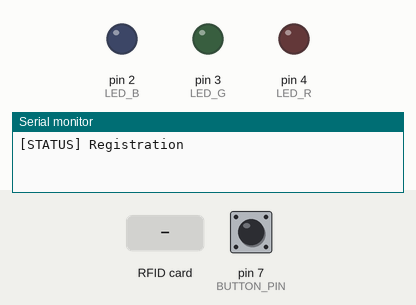
Recording of a sketch running on a simulated Arduino Uno, built with avr-gcc and run on an emulated ATmega328P. Shown: output pins drawn as LEDs (lit = HIGH), the last lines printed to the serial monitor. Dashed ring = blinking. Inputs (shaded band) come from the test bench; at power-on: pin 7 (BUTTON_PIN) LOW. Pins used as bus, display or sensor lines are not drawn.

Above: at 1.2 s.
1.3 s: pin 7 (BUTTON_PIN) pulled HIGH for 0.15 s
2.9 s: RFID card 5E 7A 19 C4 held to the reader
At 3.3 s:
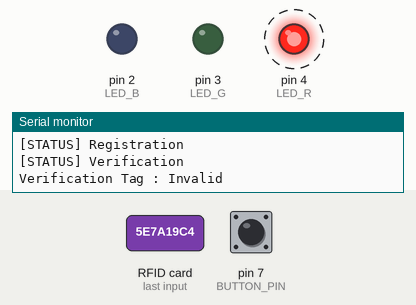
At 7.1 s:
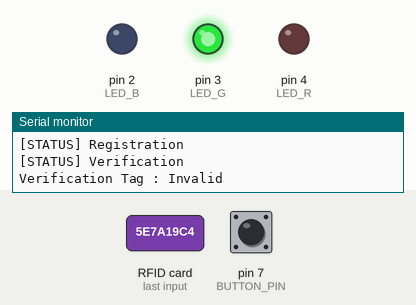
Timing chart, 0 to 8.6 s (numbered marks = the images above; inputs shaded):
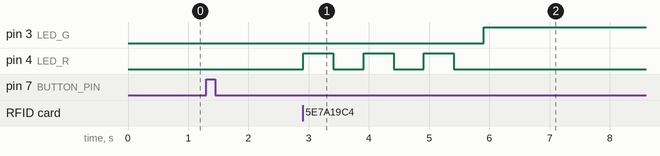

The sketch:

RFID_33.ino
```cpp
#include <SPI.h>
#include <MFRC522.h>
#include <List.hpp>
const int LED_B = 2;
const int LED_G = 3;
const int LED_R = 4;
const int BUTTON_PIN = 7;
const int RST_PIN = 9;
const int SS_PIN = 10;
int count = 0;

typedef enum
{
  REGISTRATION = 0,
  VERIFICATION
} RFID_STATUS;

MFRC522 rc522(SS_PIN, RST_PIN);
RFID_STATUS rfid_status;
List<MFRC522::Uid> tag_list;

int buttonPress() {
  int press;
  int buttonState;
  static int prevButtonState = LOW;
  buttonState = digitalRead(BUTTON_PIN);
  press = (buttonState == HIGH && prevButtonState == LOW);
  prevButtonState = buttonState;
  return press;
}

void printUID(MFRC522::Uid uid)
{
  for (byte i = 0; i < 4; i++)
  {
    Serial.print(uid.uidByte[i] < 0x10 ? " 0" : " ");
    Serial.print(uid.uidByte[i], HEX);
  }
  Serial.println();
}

bool checkUID(MFRC522::Uid uid)
{
  for (int i = 0; i < tag_list.getSize(); i++)
  {
    if (memcmp(tag_list.get(i).uidByte, rc522.uid.uidByte, 4) == 0)
    {
      return true;
    }
  }
  return false;
}

void setup() {
  // put your setup code here, to run once:
  Serial.begin(9600);
  pinMode(LED_B, OUTPUT);
  pinMode(LED_R, OUTPUT);
  pinMode(LED_G, OUTPUT);
  pinMode(BUTTON_PIN, INPUT);
  SPI.begin();
  rc522.PCD_Init();
  rfid_status = RFID_STATUS::REGISTRATION;
  Serial.println("[STATUS] Registration");
}

void loop() {
  if (buttonPress() == true)
  {
    if (rfid_status == RFID_STATUS::REGISTRATION)
    {
      rfid_status = RFID_STATUS::VERIFICATION;
      Serial.println("[STATUS] Verification");
    }
    else
    {
      rfid_status = RFID_STATUS::REGISTRATION;
      Serial.println("[STATUS] Registration");
    }
  }
  if (!rc522.PICC_IsNewCardPresent()) {
    return;
  }
  if (!rc522.PICC_ReadCardSerial()) {
    return;
  }
  if (rfid_status == RFID_STATUS::REGISTRATION)
  {
    if (checkUID(rc522.uid) == false)
    {
      tag_list.addLast(rc522.uid);
      Serial.print("Registration Tag : ");
      tag_list.addLast(rc522.uid);
      printUID(rc522.uid);
    }
  }
  else // rfid_status == VERIFICATION
  {
    Serial.print("Verification Tag : ");
    if (checkUID(rc522.uid) == true)
    {

      Serial.println("Valid");
      for (count = 0; count < 3; count++)
      {
        digitalWrite(LED_G, LOW);
        digitalWrite(LED_B, HIGH);
        delay(500);
        digitalWrite(LED_B, LOW);
        delay(500);
        digitalWrite(LED_G, HIGH);
      }
      count = 0;
    }
    else
    {
      Serial.println("Invalid");
      for (count = 0; count < 3; count++)
      {
        digitalWrite(LED_G, LOW);
        digitalWrite(LED_R, HIGH);
        delay(500);
        digitalWrite(LED_R, LOW);
        delay(500);
        digitalWrite(LED_G, HIGH);
      }
      count = 0;
    }
  }
  delay(100);
} 
```

Measured:
- after the input at 2.9 s, pin 3 (LED_G): LOW → HIGH after 3.0 s; pin 4 (LED_R): alternates HIGH for 0.50 s and LOW for 0.50 s, 6 changes in all, then stays LOW, starting at once
